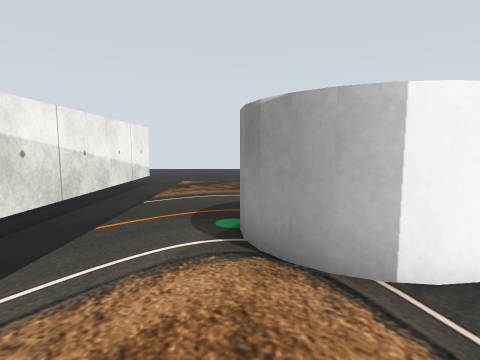
view 1 (above)

17 first-person views from a walk through a robot-simulator world made for Gazebo. The camera is 0.27 m above the floor, tilts 6° down and sees 80° across. The floor is counted in squares, 0.2 m on a side. Each view is taken from the middle of a square. On the plan, view 1 faces up. The plan holds only what a view shows up to about 13 squares ahead; the rest is blank. The place goes on beyond the plan.

view 2
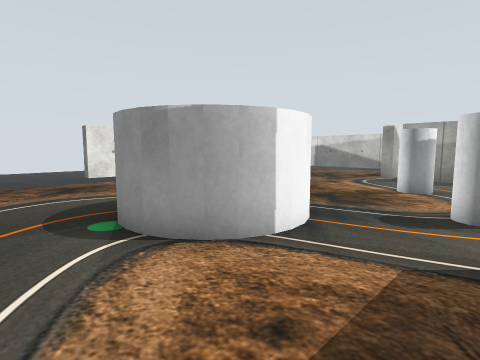

view 3
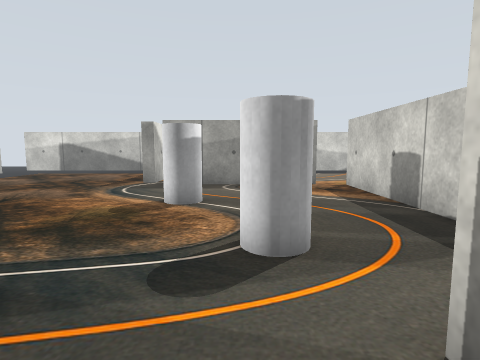

view 4
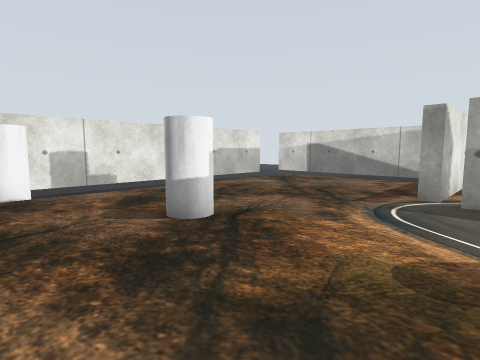

view 5
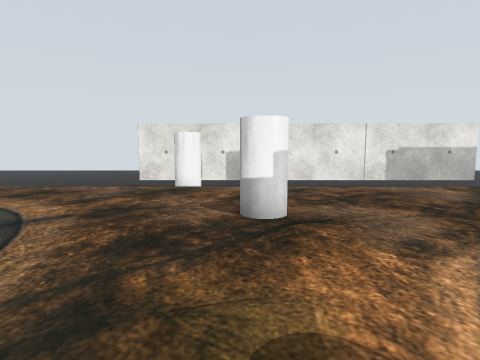

view 6
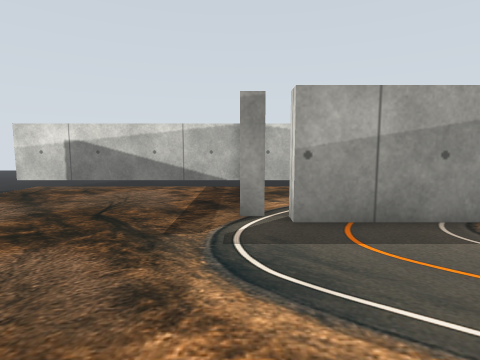

view 7
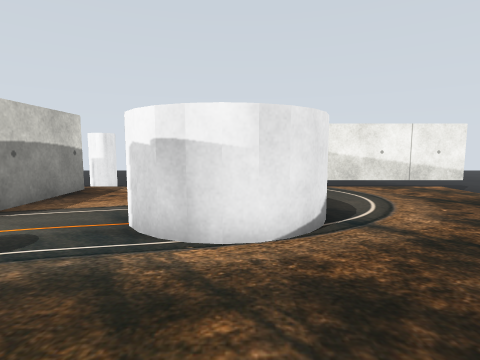

view 8
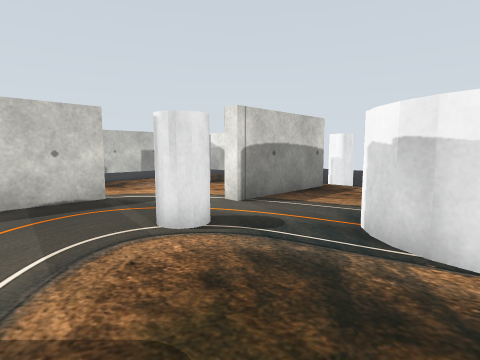

view 9
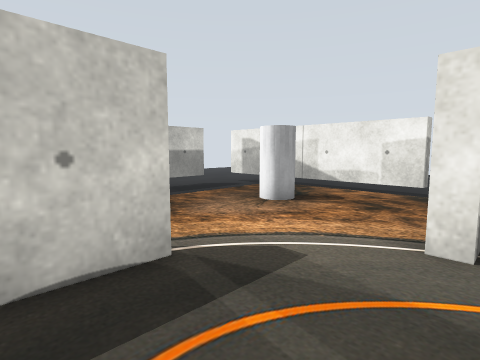

view 10
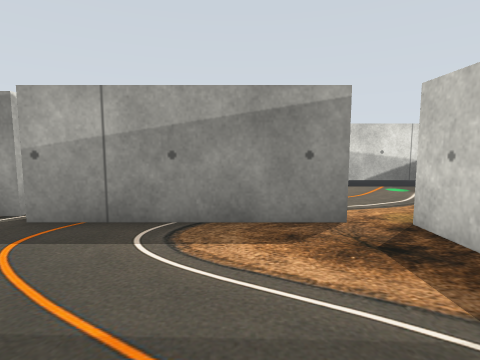

view 11
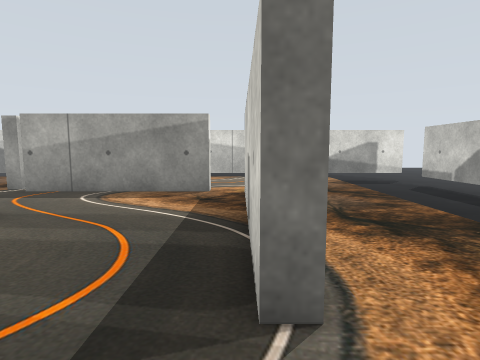

view 12
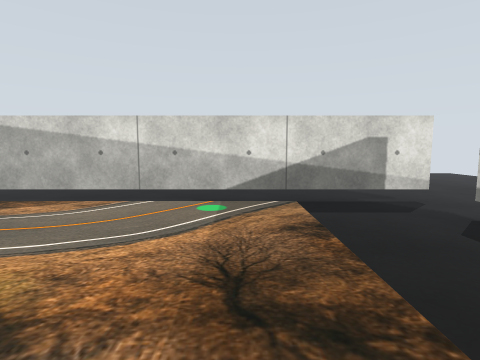

view 13
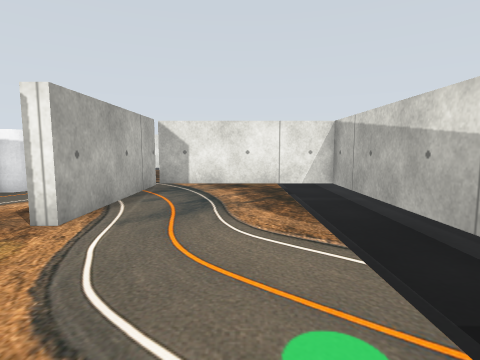

view 14
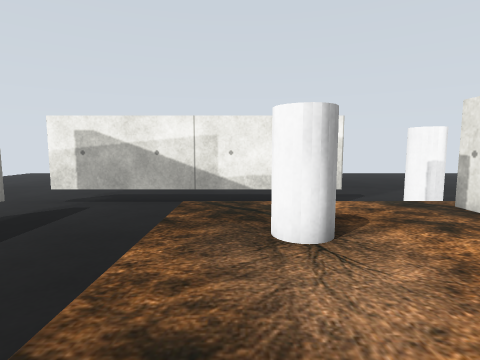

view 15
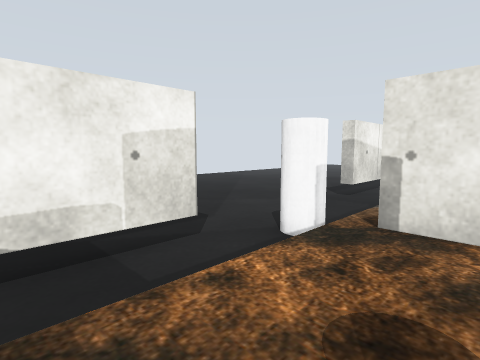

view 16
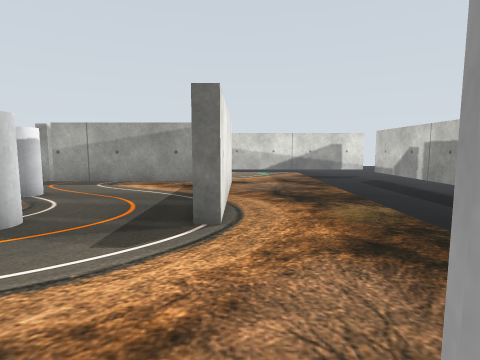

view 17
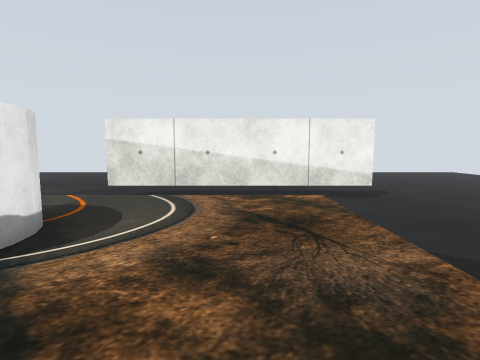

### Floor plan
Key: @ floor where view 1 was taken; # wall or solid block; x gap in a wall; . floor; v drop or lower ground; P pole.
Columns run from 5 left of view 1 to 20 right of it. Each row starts with its distance up from view 1.
 15 vvvvvvv ###############  v
 14 #vvvvvvv                 #
 13 #vvvvvvv  P              #
 12 #v ....................  #
 11 #vv....................  #
 10 #vv....................  #
  9 #vv....................  #
  8 #vv.........PP.........  #
  7 #vv....P...............  #
  6 #vv...P P..............vv#
  5 vvv..P   P........########
  4 vvv..PP  P.......##....vv#
  3 vvv...PPP....PP..##....vv#
  2 vvv..........PP..##....vv#
  1 vvv.......P......##....vv#
  0 vPP..@....P......##....vv#
 -1 vPPx####.........##....vv#
 -2 vvv..............##....vv#
 -3 #vv........#######.....vv#
 -4 #vv....................vv#
 -5 #vv..PP................v #
 -6 #vv....................  #
 -7 #  ....................  #
 -8 #vvvvvvvv        vvvvvvvv#
 -9 #vvvvvvv    vvvvvvvvvvvvv#
-10 #vvvvvv      vvvvvvvvvvvv#

Where each view was taken, in squares from view 1:
view 1: 0 up, 0 right, facing up
view 2: 0 up, 2 left, facing up-right
view 3: 1 up, 1 right, facing right
view 4: 3 up, 4 right, facing up-right
view 5: 2 up, 7 right, facing up
view 6: 5 up, 7 right, facing right
view 7: 5 up, 8 right, facing left
view 8: 5 up, 8 right, facing down-left
view 9: 0 up, 7 right, facing down-left
view 10: 0 up, 7 right, facing right
view 11: 3 down, 3 right, facing right
view 12: 6 down, 10 right, facing right
view 13: 7 down, 16 right, facing up
view 14: 6 down, 5 right, facing left
view 15: 6 down, 0 right, facing up-left
view 16: 4 down, 0 right, facing right
view 17: 10 up, 6 right, facing left
